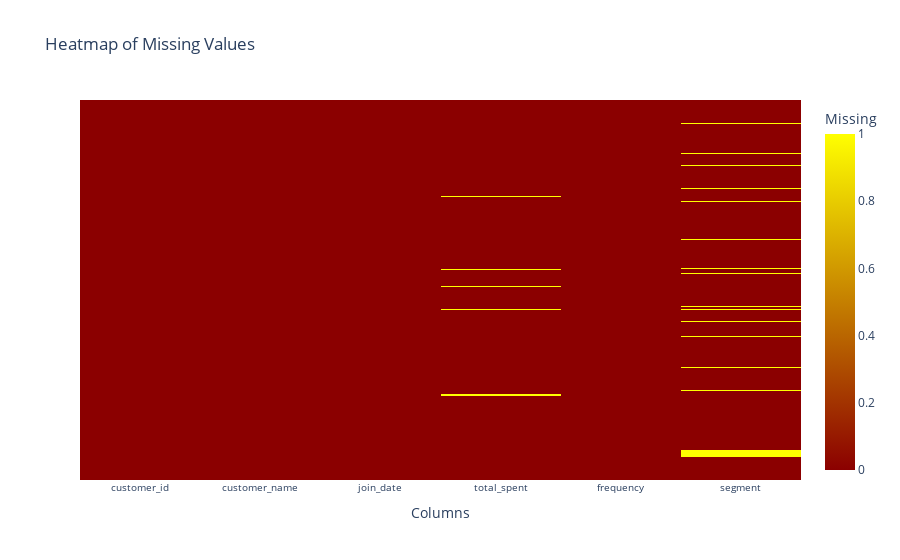

The notebook cell saved with this chart:
### Code cell
missing_values_heatmap_plotlypx(df_customers)

### Figure 1 — Plotly figure (JSON) as saved in the notebook; plotly's stock layout.template omitted (floating-point values rounded to 4 significant figures; data arrays with more than 128 entries replaced by an {"elided": "..."} marker saying what was removed)
{"data": [{"coloraxis": "coloraxis", "hovertemplate": "Columns: %{x}<br>Rows: %{y}<br>Missing: %{z}<extra></extra>", "name": "0", "type": "heatmap", "x": ["customer_id", "customer_name", "join_date", "total_spent", "frequency", "segment"], "xaxis": "x", "y": {"elided": "5009 int values"}, "yaxis": "y", "z": {"elided": "5009x6 int values"}}], "layout": {"coloraxis": {"cmax": 1, "cmin": 0, "colorbar": {"title": {"text": "Missing"}}, "colorscale": [[0, "darkred"], [1, "yellow"]]}, "title": {"text": "Heatmap of Missing Values"}, "xaxis": {"anchor": "y", "domain": [0, 1], "tickangle": 0, "tickfont": {"size": 10}, "title": {"text": "Columns"}}, "yaxis": {"anchor": "x", "autorange": "reversed", "domain": [0, 1], "title": {"text": "Rows"}, "visible": false}}}
